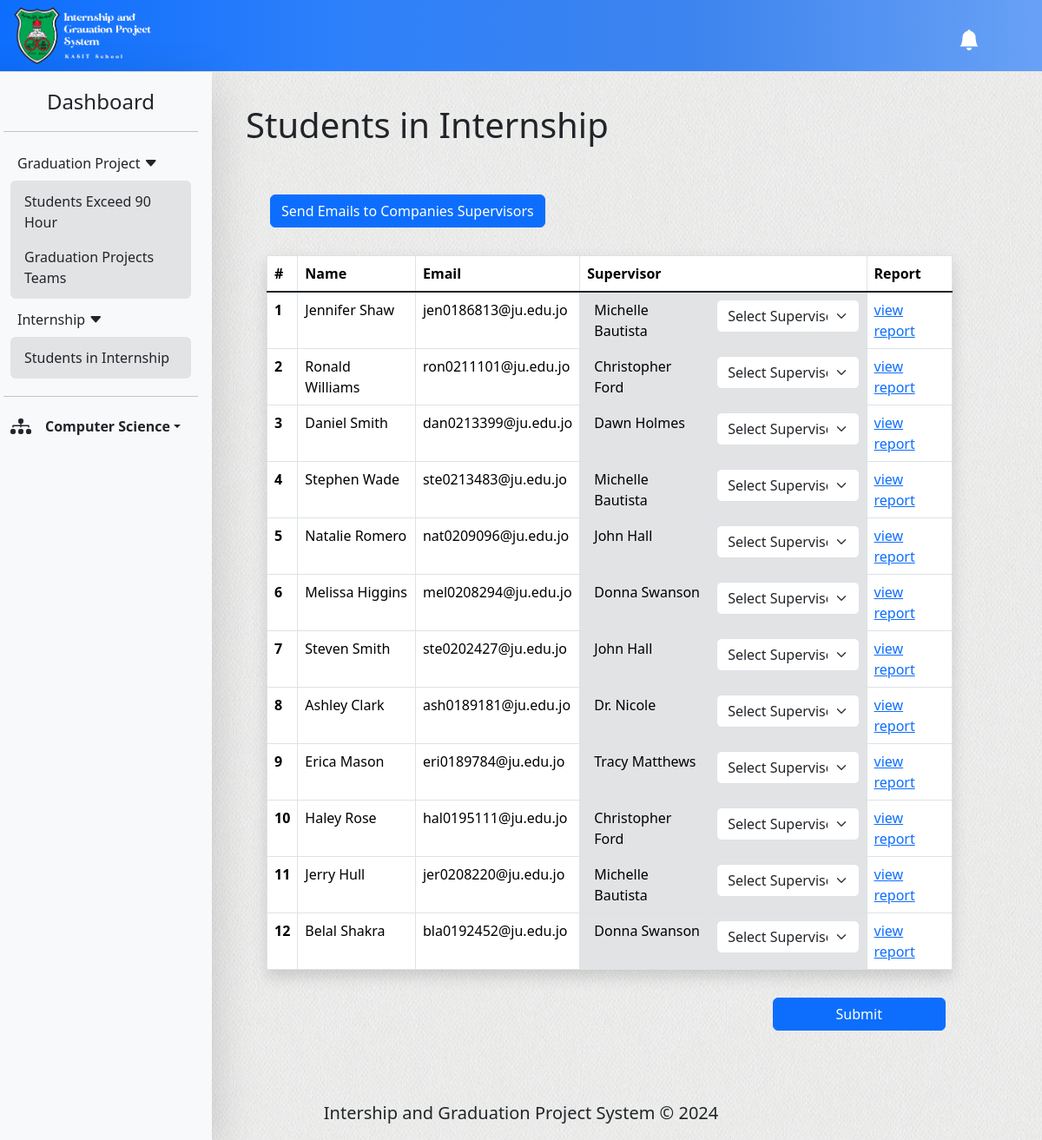
Page /department/students-in-internship (signed in) on the earlier database version.
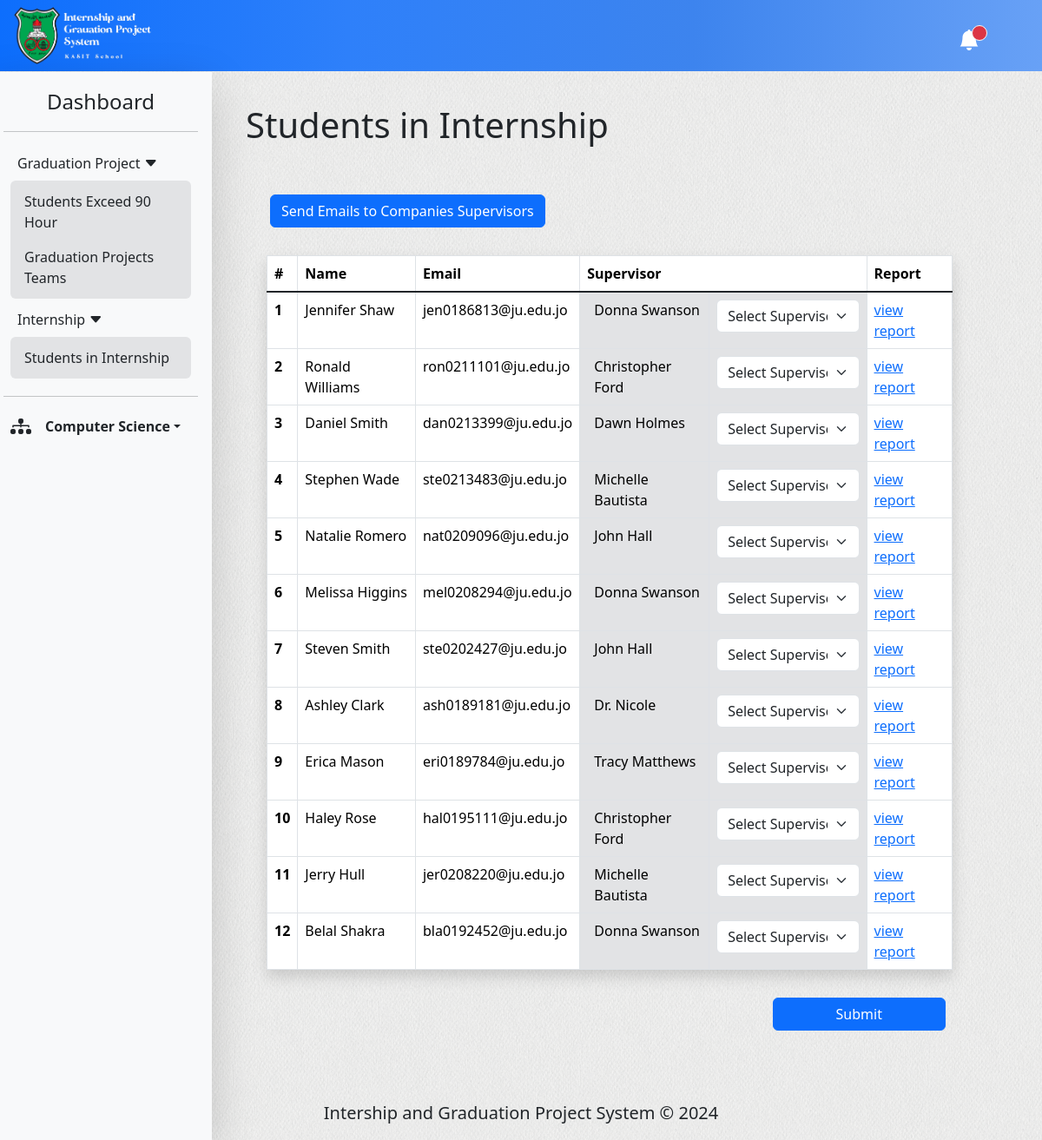
Same page on the later database version.
### student/models.py (models this page shows)
class Student(models.Model):
  stu             = models.OneToOneField(User, on_delete=models.CASCADE, null=True)
  doc_superviser  = models.ForeignKey(Doctor, on_delete=models.PROTECT, null=True)
  student_id      = models.CharField(max_length=7, default='')
  major           = models.CharField(max_length=32, default='')
  hours           = models.PositiveSmallIntegerField(default=0)
  in_internship   = models.BooleanField(default=False)
  in_gp           = models.BooleanField(verbose_name='in graduation-project',default=False)
  def __str__(self) -> str:
    return str(self.stu)

### doctor/models.py (models this page shows, shortened)
class Doctor(models.Model):
  per = (
    ('doc', 'Doctor'),
    ('sec', 'Secretary'),
    ('doc&head', 'Doctor and Head'),
  )
  doc                           = models.OneToOneField(User, on_delete=models.CASCADE, null=True)
  job_number                    = models.PositiveIntegerField(default=0)
  department                    = models.CharField(max_length=30, default='')
  permission                    = models.CharField(max_length=15, choices=per, default='doc')
  no_stu_in_internship          = models.PositiveSmallIntegerField(default=0)
  no_stu_in_grasduation_project = models.PositiveSmallIntegerField(default=0)

### department/views.py (the view, shortened to what this page needs)
# urls.py: path('students-in-internship', views.in_internship, name='in-internship'),
@login_required(login_url='login-form')
def in_internship(request):
  head_rec = is_head(request)
  try:
    department = Department.objects.get(dept_name=head_rec.department)
  except:
    return redirect('login-form')
  try:
    weeks = ['First', 'Second', 'Third', 'Fourth', 'Fifth', 'Sixth']
    week = department.week
    week = weeks[week-1]
  except:
    pass
  doc_rec = Doctor.objects.all().filter(department=department.dept_name)
  stu_rec = Student.objects.all().filter(major=department.dept_name ,in_internship=True)
  context = {
    'title'        : 'Students in Internship',
    'dept'         : department,
    'docs'         : doc_rec,
    'stus'         : stu_rec,
    'week'         : week,
    'notifications': get_notification(request),
    'internship_rec': CompanyInternship.objects.all().filter(int_com_acc=True),
  }
  return render(request, 'department/pages/Internship/in-internship.html', context)

### department/views.py (called while the page is built)
def is_head(request):
  try:
    doc = Doctor.objects.get(doc=request.user)
    if doc.permission != 'doc&head':
      logout(request)
      return redirect('login-form')
    else:
      return doc
  except:
    logout(request)
    return redirect('login-form')

def get_notification(request):
  try:
    head_rec = is_head(request)
  except AttributeError:
    return redirect('login-form')
  dept_name = Department.objects.get(dept_name=head_rec.department)
  all_notifications = DepartmentNotification.objects.filter(department=dept_name).order_by('-id')
  there_is = False
  for n in all_notifications:
    if not n.is_read:
      there_is = True
      break
  return {'all_notifications': all_notifications, 'there_is': there_is}

### department/templates/department/pages/Internship/in-internship.html (shortened to what this page needs)
{% extends "department/base.html" %}
{% block content %}
  <main class="container-fluid py-5 px-4 mt-5 col-lg-12 col-xl-9">
    <div class="ps-3 py-4">
      <h1 class="fw-light">Students in Internship</h1>
    </div>
    <section class="container mx-auto px-3">
      <div class="container my-3 mx-3" id="send_button">
        <button type="button" class="btn btn-primary" data-bs-toggle="modal" data-bs-target="#send_emails">
          Send Emails to Companies Supervisors
        </button>
      </div>
    </section>
    <section class="container mx-auto row">
      <form action="{% url 'in-internship' %}" method="post">
        <div class="table-responsive p-3">
          <table class="table table-hover table-bordered shadow">
            <thead>
              <tr>
                <th>#</th>
                <th style="min-width: 8rem;">Name</th>
                <th>Email</th>
                <th colspan="2">Supervisor</th>
                <th>Report</th>
              </tr>
            </thead>
            <tbody class="table-group-divider">
              {% for stu in stus %}
                <tr>
                  <th>{{forloop.counter}}</th>
                  <td>{{stu.stu.first_name}} {{stu.stu.last_name}}</td>
                  <td>{{stu.stu.email}}</td>
                  <td class="bg-secondary-subtle ps-3">{{stu.doc_superviser.doc.first_name}} {{stu.doc_superviser.doc.last_name}}</td>
                  <td class="bg-secondary-subtle">
                    <select class="form-select" name="{{stu}}">
                      <option selected value="None">Select Supervisor</option>
                    </select>
                  </td>
                  <td><a href="{% url 'student-report' stu.id %}">view report</a></td>
                </tr>
              {% endfor %}
            </tbody>
          </table>
        </div>
        <div class="container mb-3 d-flex flex-row-reverse row">
          <input type="submit" value="Submit" class="btn btn-primary col-sm-12 col-lg-3">
        </div>
      </form>
    </section>
  </main>
{% endblock content %}

Differences in the rows shown:
changed Student "Jennifer": doc_superviser.doc.first_name "Michelle" → "Donna"; doc_superviser.doc.last_name "Bautista" → "Swanson"
